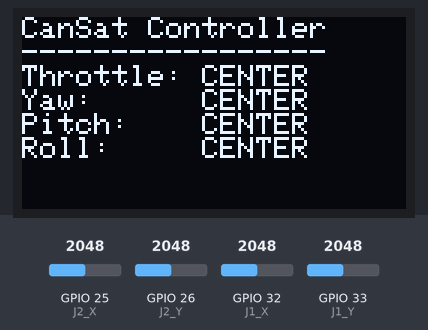
A sketch run on a simulated ESP32. Shown: 128×64 one-colour display. Inputs (shaded band) come from the test bench; at power-on: GPIO 25 (J2_X) = 2048, GPIO 26 (J2_Y) = 2048, GPIO 33 (J1_Y) = 2048, GPIO 32 (J1_X) = 2048.

Above: at 1.2 s.
1.3 s: GPIO 25 (J2_X) set to 2310
2.8 s: GPIO 25 (J2_X) set to 2399
At 3.5 s:
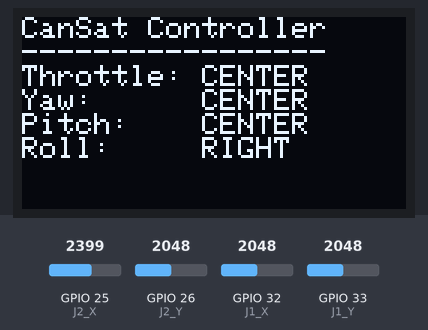
4.3 s: GPIO 26 (J2_Y) set to 2320
5.8 s: GPIO 26 (J2_Y) set to 2407
At 6.7 s:
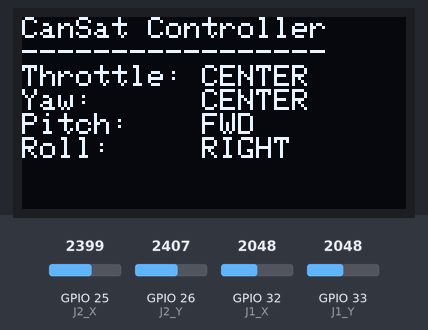
7.3 s: GPIO 33 (J1_Y) set to 2314
8.8 s: GPIO 33 (J1_Y) set to 2400
At 9.9 s:
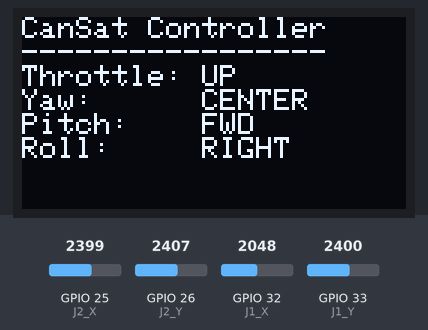
Timing chart, 0 to 11.3 s (numbered marks = the images above; inputs shaded):
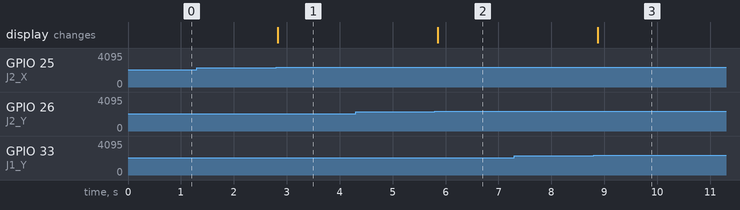

The sketch:

hullucontrollerimetodi.ino
```cpp
#include <Wire.h>
#include <Adafruit_GFX.h>
#include <Adafruit_SSD1306.h>

#define SCREEN_WIDTH 128
#define SCREEN_HEIGHT 64
Adafruit_SSD1306 display(SCREEN_WIDTH, SCREEN_HEIGHT, &Wire, -1);

#define J1_X 32 //vasen
#define J1_Y 33
#define J2_X 25 // oikea
#define J2_Y 26

#define DEADZONE 300
#define CENTER 2048

String dir(int v, const char* neg, const char* pos) {
  if (v > CENTER + DEADZONE) return pos;
  if (v < CENTER - DEADZONE) return neg;
  return "CENTER";
}

void setup() {
  Serial.begin(115200);
  Wire.begin(21, 22);

  display.begin(SSD1306_SWITCHCAPVCC, 0x3C);
  display.clearDisplay();
  display.setTextSize(1);
  display.setTextColor(SSD1306_WHITE);
}

void loop() {
  int t = analogRead(J1_Y);
  int y = analogRead(J1_X);
  int p = analogRead(J2_Y);
  int r = analogRead(J2_X);

  display.clearDisplay();
  display.setCursor(0, 0);
  display.println("CanSat Controller");
  display.println("-----------------");
  display.println("Throttle: " + dir(t, "DOWN", "UP"));
  display.println("Yaw:      " + dir(y, "LEFT", "RIGHT"));
  display.println("Pitch:    " + dir(p, "BACK", "FWD"));
  display.println("Roll:     " + dir(r, "LEFT", "RIGHT"));
  display.display();

  delay(100);
}
```

Measured:
- the behaviour switches between 2348 and 2349 on GPIO 25 (J2_X) (found by bisection; images 0 and 1)
- the behaviour switches between 2348 and 2349 on GPIO 26 (J2_Y) (found by bisection; images 1 and 2)
- the behaviour switches between 2348 and 2349 on GPIO 33 (J1_Y) (found by bisection; images 2 and 3)
- after the input at 1.3 s, every drawn part: stays the same
- after the input at 2.8 s, the display: changes at once (image 1)
- after the input at 4.3 s, every drawn part: stays the same
- after the input at 5.8 s, the display: changes after 0.06 s (image 2)
- after the input at 7.3 s, every drawn part: stays the same
- after the input at 8.8 s, the display: changes after 0.08 s (image 3)
